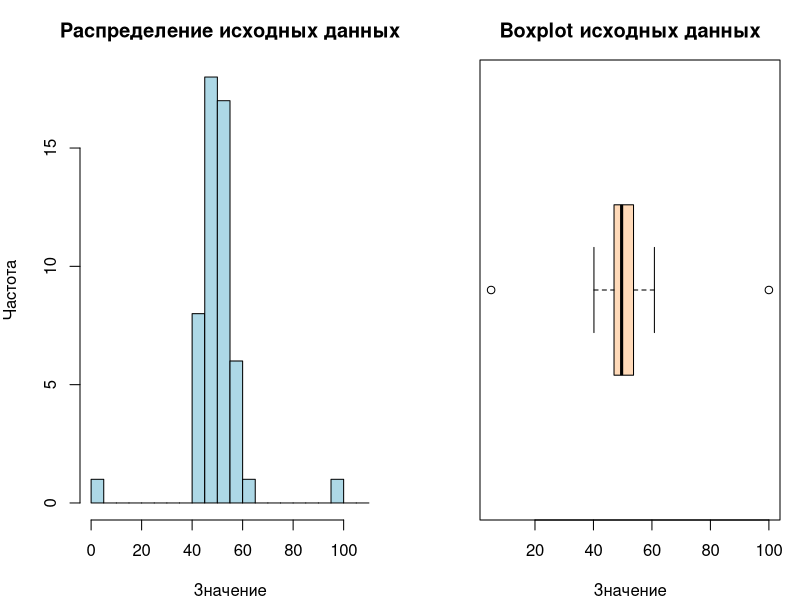
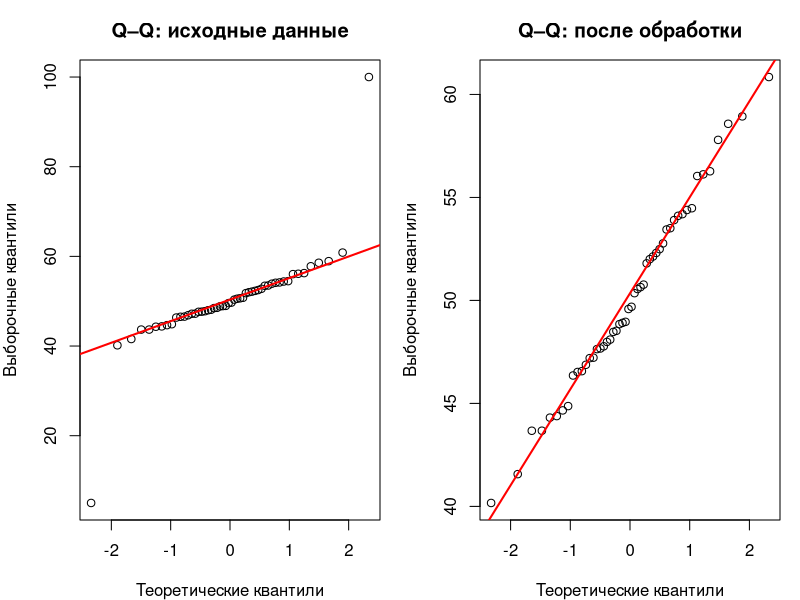

The R source for these figures, in order:
# запуск проги
# Rscript labs/lab05/lab05.R

cat("1. Гистограмма и boxplot\n")

# 5 и 100 добавлены как заведомые ошибки измерения
set.seed(123)
values <- c(rnorm(50, mean = 50, sd = 5), 5, 100)

png("labs/lab05/distribution.png", width = 1400, height = 650, res = 120)
par(mfrow = c(1, 2), mar = c(4, 4, 3, 1))
hist(
  values, breaks = seq(0, 110, by = 5),
  main = "Распределение исходных данных",
  xlab = "Значение", ylab = "Частота", col = "lightblue"
)
boxplot(
  values, horizontal = TRUE, main = "Boxplot исходных данных",
  xlab = "Значение", col = "peachpuff"
)
invisible(dev.off())
cat("Гистограмма и boxplot: labs/lab05/distribution.png\n")

cat("\n2. Поиск выбросов по правилу 1,5 IQR\n")

q1 <- quantile(values, 0.25, names = FALSE)
q3 <- quantile(values, 0.75, names = FALSE)
iqr_value <- IQR(values)
lower_bound <- q1 - 1.5 * iqr_value
upper_bound <- q3 + 1.5 * iqr_value
outlier_mask <- values < lower_bound | values > upper_bound
print(c(Q1 = q1, Q3 = q3, IQR = iqr_value))
cat("Границы:", lower_bound, "и", upper_bound, "\n")
print(data.frame(index = which(outlier_mask), value = values[outlier_mask]))

values_clean <- values[!outlier_mask]
cat("Удалено значений:", sum(outlier_mask), "\n")
comparison <- data.frame(
  sample = c("Исходная", "После обработки"),
  n = c(length(values), length(values_clean)),
  mean = c(mean(values), mean(values_clean)),
  median = c(median(values), median(values_clean)),
  sd = c(sd(values), sd(values_clean))
)
print(comparison)

cat("\n3. Тест Шапиро–Уилка\n")

alpha <- 0.05
normality_original <- shapiro.test(values)
normality_clean <- shapiro.test(values_clean)
print(normality_original)
print(normality_clean)
normality_results <- data.frame(
  sample = c("Исходная", "После обработки"),
  p_value = c(normality_original$p.value, normality_clean$p.value)
)
normality_results$conclusion <- ifelse(
  normality_results$p_value < alpha,
  "H0 отвергается",
  "Нет оснований отвергнуть H0"
)
print(normality_results)

png("labs/lab05/normality.png", width = 1400, height = 650, res = 120)
par(mfrow = c(1, 2), mar = c(4, 4, 3, 1))
qqnorm(
  values, main = "Q–Q: исходные данные",
  xlab = "Теоретические квантили", ylab = "Выборочные квантили"
)
qqline(values, col = "red", lwd = 2)
qqnorm(
  values_clean, main = "Q–Q: после обработки",
  xlab = "Теоретические квантили", ylab = "Выборочные квантили"
)
qqline(values_clean, col = "red", lwd = 2)
invisible(dev.off())
cat("Q–Q-графики: labs/lab05/normality.png")
